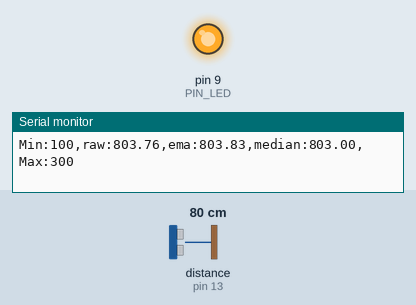
Simulated run of this sketch. Board: Arduino Uno, built with avr-gcc and run on an emulated ATmega328P. Shown: output pins drawn as LEDs (lit = HIGH), the last lines printed to the serial monitor. Wiring (inferred from the names in the program): ultrasonic range finder: trigger pin 12; echo pin 13. Inputs (shaded band) come from the test bench; at power-on: distance to the obstacle (sensor on pin 13) 80 cm. The echo pulse lasts 58.3 µs per cm; pins used as bus, display or sensor lines are not drawn.

Above: at 1.2 s.
1.3 s: distance to the obstacle (sensor on pin 13) set to 18 cm
At 1.8 s:
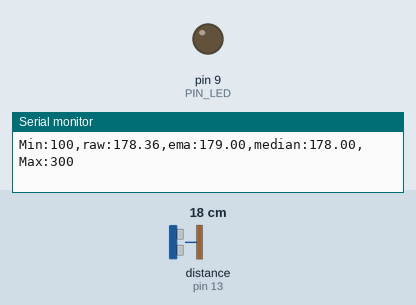
2.8 s: distance to the obstacle (sensor on pin 13) set to 2 cm
At 4.1 s:
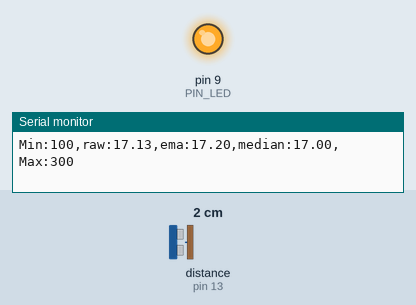
Timing chart, 0 to 5.8 s (numbered marks = the images above; inputs shaded):
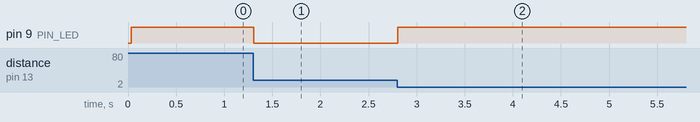

The sketch:

09_challenge_1.ino
```cpp
#include <stdlib.h>

// Arduino pin assignment
#define PIN_LED  9
#define PIN_TRIG 12
#define PIN_ECHO 13

// configurable parameters
#define SND_VEL 346.0     // sound velocity at 24 celsius degree (unit: m/sec)
#define INTERVAL 25       // sampling interval (unit: msec)
#define PULSE_DURATION 10 // ultra-sound Pulse Duration (unit: usec)
#define _DIST_MIN 100     // minimum distance to be measured (unit: mm)
#define _DIST_MAX 300     // maximum distance to be measured (unit: mm)

#define TIMEOUT ((INTERVAL / 2) * 1000.0) // maximum echo waiting time (unit: usec)
#define SCALE (0.001 * 0.5 * SND_VEL)     // coefficent to convert duration to distance

#define _EMA_ALPHA 0.35    // EMA weight of new sample (range: 0 to 1)
						  // Setting EMA to 1 effectively disables EMA filter.

#define MEDIAN_N 30


class MedianArray {
private:
	int* distances;
	int* temp;

	int capacity;
	int size;
	int index;

	static int compare(const void* a, const void* b) {
		int value_a = *(const int*)a;
		int value_b = *(const int*)b;

		if (value_a < value_b)
			return -1;

		if (value_a > value_b)
			return 1;

		return 0;
	}

public:
	MedianArray(int n) {
		capacity = n;
		size = 0;
		index = 0;

		distances = new int[capacity];
		temp = new int[capacity];
	}

	~MedianArray() {
		delete[] distances;
		delete[] temp;
	}

	void add(int value) {
		distances[index] = value;

		index = (index + 1) % capacity;

		if (size < capacity)
			size++;
	}

	float median() {
		if (size == 0)
			return 0;

		for (int i = 0; i < size; i++)
			temp[i] = distances[i];

		qsort(temp, size, sizeof(int), compare);

		if (size % 2 == 1)
			return temp[size / 2];

		return (temp[size / 2 - 1] + temp[size / 2]) / 2.0;
	}
};


// global variables
unsigned long last_sampling_time;   // unit: msec
float dist_ema = _DIST_MAX;        // EMA distance

MedianArray median_filter(MEDIAN_N);


void setup() {
	// initialize GPIO pins
	pinMode(PIN_LED, OUTPUT);
	pinMode(PIN_TRIG, OUTPUT);
	pinMode(PIN_ECHO, INPUT);
	digitalWrite(PIN_TRIG, LOW);

	// initialize serial port
	Serial.begin(57600);
}

void loop() {
	float dist_raw, dist_median;

	// wait until next sampling time.
	// millis() returns the number of milliseconds since the program started.
	// will overflow after 50 days.
	if (millis() < last_sampling_time + INTERVAL)
		return;

	// get a distance reading from the USS
	dist_raw = USS_measure(PIN_TRIG, PIN_ECHO);

	// EMA filter
	dist_ema =
		_EMA_ALPHA * dist_raw +
		(1.0 - _EMA_ALPHA) * dist_ema;

	// Median filter
	median_filter.add((int)dist_raw);
	dist_median = median_filter.median();

	// output the read value to the serial port
	Serial.print("Min:");     Serial.print(_DIST_MIN);
	Serial.print(",raw:");    Serial.print(dist_raw);
	Serial.print(",ema:");    Serial.print(dist_ema);
	Serial.print(",median:"); Serial.print(dist_median);
	Serial.print(",Max:");    Serial.print(_DIST_MAX);
	Serial.println("");

	// do something here
	if ((dist_raw < _DIST_MIN) || (dist_raw > _DIST_MAX))
		digitalWrite(PIN_LED, 1);       // LED OFF
	else
		digitalWrite(PIN_LED, 0);       // LED ON

	// update last sampling time
	last_sampling_time += INTERVAL;
}


// get a distance reading from USS. return value is in millimeter.
float USS_measure(int TRIG, int ECHO)
{
	digitalWrite(TRIG, HIGH);
	delayMicroseconds(PULSE_DURATION);
	digitalWrite(TRIG, LOW);

	return pulseIn(ECHO, HIGH, TIMEOUT) * SCALE; // unit: mm

	// Pulse duration to distance conversion example (target distance = 17.3m)
	// - pulseIn(ECHO, HIGH, timeout) returns microseconds (음파의 왕복 시간)
	// - 편도 거리 = (pulseIn() / 1,000,000) * SND_VEL / 2 (미터 단위)
	//   mm 단위로 하려면 * 1,000이 필요 ==> SCALE = 0.001 * 0.5 * SND_VEL
	//
	// - 예, pulseIn()이 100,000 이면 (= 0.1초, 왕복 거리 34.6m)
	//        = 100,000 micro*sec * 0.001 milli/micro * 0.5 * 346 meter/sec
	//        = 100,000 * 0.001 * 0.5 * 346
	//        = 17,300 mm ==> 17.3m
}
```

Measured:
- after the input at 1.3 s, pin 9 (PIN_LED): HIGH → LOW at once
- after the input at 2.8 s, pin 9 (PIN_LED): LOW → HIGH at once
